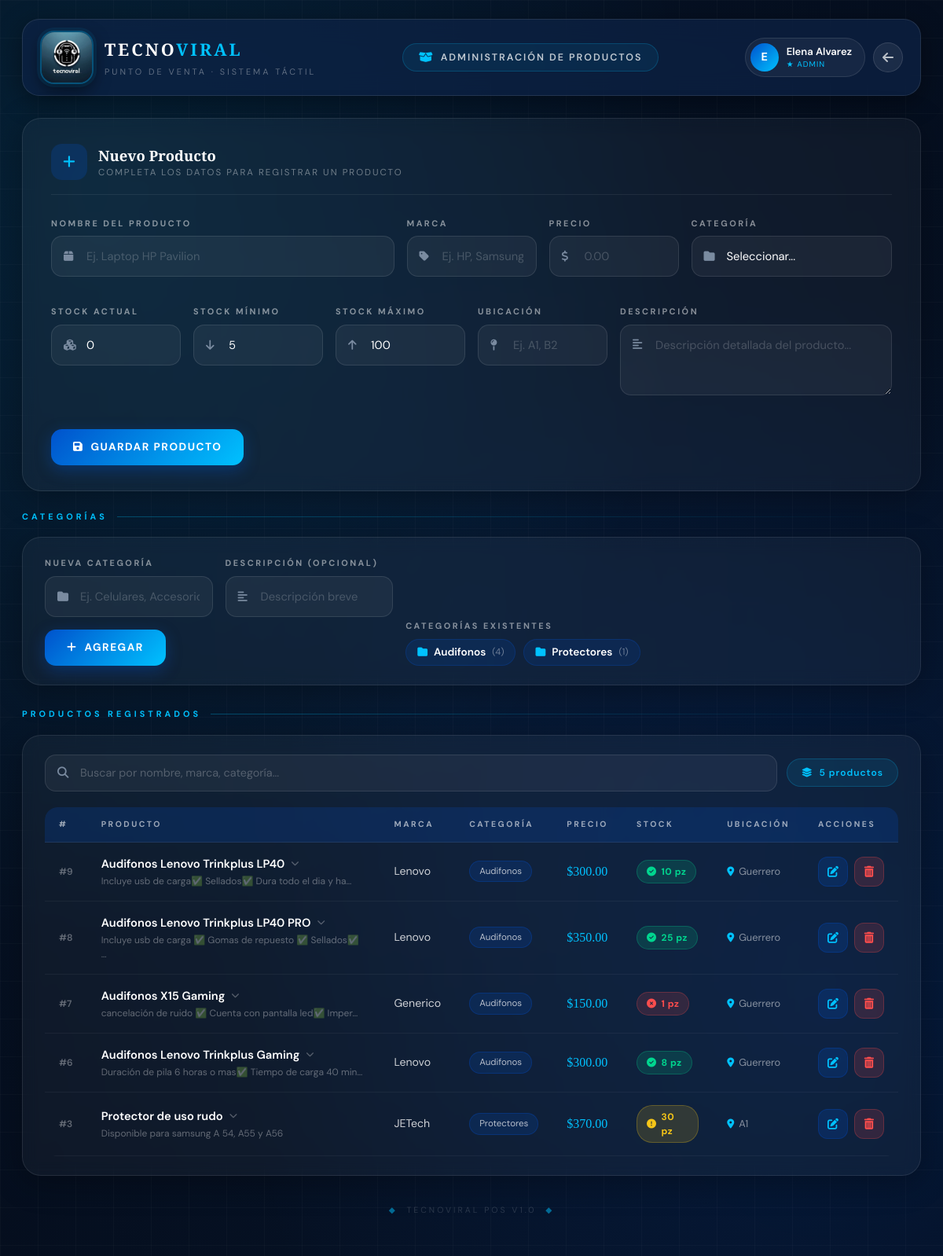
Page /electronica_bd/productos.php (signed in) on the committed database.
### tables this page shows
CREATE TABLE `categorias` (
  `id` int(11) NOT NULL,
  `nombre` varchar(100) NOT NULL,
  `descripcion` text DEFAULT NULL,
  `fecha_creacion` timestamp NOT NULL DEFAULT current_timestamp()
);

CREATE TABLE `productos` (
  `id` int(11) NOT NULL,
  `nombre` varchar(200) NOT NULL,
  `descripcion` text DEFAULT NULL,
  `id_categoria` int(11) DEFAULT NULL,
  `marca` varchar(100) NOT NULL,
  `precio` decimal(10,2) NOT NULL,
  `stock` int(11) NOT NULL DEFAULT 0,
  `stock_minimo` int(11) DEFAULT 5,
  `stock_maximo` int(11) DEFAULT 100,
  `ubicacion` varchar(50) DEFAULT NULL,
  `fecha_registro` timestamp NOT NULL DEFAULT current_timestamp(),
  `activo` tinyint(1) DEFAULT 1
);

### electronica_bd/productos.php (the view, shortened to what this page needs)
<?php
require_once 'conexion.php';
$user_nombre = $_SESSION['user_nombre'];
$user_rol    = $_SESSION['user_rol'];
$query_productos  = "SELECT p.*, c.nombre as categoria_nombre FROM productos p
                     LEFT JOIN categorias c ON p.id_categoria = c.id
                     WHERE p.activo = 1 ORDER BY p.id DESC";
$result_productos = mysqli_query($conn, $query_productos);
$query_categorias  = "SELECT c.*, COUNT(p.id) as total_productos FROM categorias c LEFT JOIN productos p ON c.id = p.id_categoria AND p.activo = 1 GROUP BY c.id ORDER BY c.nombre";
$result_categorias = mysqli_query($conn, $query_categorias);
$producto_editar = null;
?>
<!DOCTYPE html>
<html lang="es">
<head>
    <link href="https://cdn.jsdelivr.net/npm/bootstrap@5.3.2/dist/css/bootstrap.min.css" rel="stylesheet">
    <link href="https://cdnjs.cloudflare.com/ajax/libs/font-awesome/6.5.0/css/all.min.css" rel="stylesheet">
</head>
<body>
<div class="bg-canvas"></div>
<div class="bg-grid"></div>
<div class="page-wrap">
    <div class="topbar anim anim-1">
        <a href="menu_principal.php" class="brand-row" style="text-decoration:none;">
            <div class="logo-wrap">
                <img src="imagenes/logoe.jpeg" alt="TecnoViral" class="logo-img"
                     onerror="this.src='https://placehold.co/68x68/0052cc/fff?text=TV'">
            </div>
            <div>
                <div class="brand-name">TECNO<span>VIRAL</span></div>
                <div class="brand-sub">Punto de Venta · Sistema Táctil</div>
            </div>
        </a>
        <div class="page-pill">
            <i class="fas fa-box-open"></i>
            <span>Administración de Productos</span>
        </div>
        <div class="topbar-right">
            <div class="user-chip">
                <div class="user-avatar"><?php echo strtoupper(substr($user_nombre,0,1)); ?></div>
                <div>
                    <div class="u-name"><?php echo htmlspecialchars($user_nombre); ?></div>
                    <div class="u-role"><?php echo $user_rol == 'administrador' ? '★ Admin' : 'Vendedor'; ?></div>
                </div>
            </div>
            <a href="menu_principal.php" class="btn-back" title="Regresar al menú">
                <i class="fas fa-arrow-left"></i>
            </a>
        </div>
    </div>
    <div class="glass-card anim anim-2">
        <div class="card-header-tv">
            <div class="ch-ico">
                <i class="fas fa-<?php echo $producto_editar ? 'pen-to-square' : 'plus'; ?>"></i>
            </div>
            <div>
                <div class="ch-title"><?php echo $producto_editar ? 'Modificar Producto' : 'Nuevo Producto'; ?></div>
                <div class="ch-sub"><?php echo $producto_editar ? 'Edita los datos del producto seleccionado' : 'Completa los datos para registrar un producto'; ?></div>
            </div>
        </div>
        <form method="POST" action="">
            <div class="row g-3">
                <div class="col-md-5">
                    <label class="field-label">Nombre del Producto</label>
                    <div class="field-wrap">
                        <input type="text" name="nombre" required placeholder="Ej. Laptop HP Pavilion"
                               value="<?php echo $producto_editar ? htmlspecialchars($producto_editar['nombre']) : ''; ?>">
                        <i class="fas fa-box f-ico"></i>
                    </div>
                </div>
                <div class="col-md-2">
                    <label class="field-label">Marca</label>
                    <div class="field-wrap">
                        <input type="text" name="marca" required placeholder="Ej. HP, Samsung"
                               value="<?php echo $producto_editar ? htmlspecialchars($producto_editar['marca']) : ''; ?>">
                        <i class="fas fa-tag f-ico"></i>
                    </div>
                </div>
                <div class="col-md-2">
                    <label class="field-label">Precio</label>
                    <div class="field-wrap">
                        <input type="number" step="0.01" name="precio" required placeholder="0.00"
                               value="<?php echo $producto_editar ? $producto_editar['precio'] : ''; ?>">
                        <i class="fas fa-dollar-sign f-ico"></i>
                    </div>
                </div>
                <div class="col-md-3">
                    <label class="field-label">Categoría</label>
                    <div class="field-wrap">
                        <select name="categoria" required>
                            <option value="">Seleccionar...</option>
                            <?php
                            mysqli_data_seek($result_categorias, 0);
                            ?>
                        </select>
                        <i class="fas fa-folder f-ico"></i>
                    </div>
                </div>
                <div class="col-md-2">
                    <label class="field-label">Stock actual</label>
                    <div class="field-wrap">
                        <input type="number" name="stock" required placeholder="0" min="0"
                               value="<?php echo $producto_editar ? $producto_editar['stock'] : '0'; ?>">
                        <i class="fas fa-cubes f-ico"></i>
                    </div>
                </div>
                <div class="col-md-2">
                    <label class="field-label">Stock mínimo</label>
                    <div class="field-wrap">
                        <input type="number" name="stock_minimo" required placeholder="5" min="0"
                               value="<?php echo $producto_editar ? $producto_editar['stock_minimo'] : '5'; ?>">
                        <i class="fas fa-arrow-down f-ico"></i>
                    </div>
                </div>
                <div class="col-md-2">
                    <label class="field-label">Stock máximo</label>
                    <div class="field-wrap">
                        <input type="number" name="stock_maximo" required placeholder="100" min="0"
                               value="<?php echo $producto_editar ? $producto_editar['stock_maximo'] : '100'; ?>">
                        <i class="fas fa-arrow-up f-ico"></i>
                    </div>
                </div>
                <div class="col-md-2">
                    <label class="field-label">Ubicación</label>
                    <div class="field-wrap">
                        <input type="text" name="ubicacion" placeholder="Ej. A1, B2"
                               value="<?php echo $producto_editar ? htmlspecialchars($producto_editar['ubicacion']) : ''; ?>">
                        <i class="fas fa-map-pin f-ico"></i>
                    </div>
                </div>
                <div class="col-md-4">
                    <label class="field-label">Descripción</label>
                    <div class="field-wrap textarea-wrap">
                        <textarea name="descripcion" placeholder="Descripción detallada del producto..."><?php echo $producto_editar ? htmlspecialchars($producto_editar['descripcion']) : ''; ?></textarea>
                        <i class="fas fa-align-left f-ico"></i>
                    </div>
                </div>
            </div>
            <div class="d-flex gap-3 mt-3 flex-wrap">
                <button type="submit" class="btn-tv btn-save">
                    <i class="fas fa-floppy-disk"></i>
                    <?php echo $producto_editar ? 'Guardar Cambios' : 'Guardar Producto'; ?>
                </button>
            </div>
        </form>
    </div>
    <div class="section-head anim anim-3">
        <div class="s-label">Categorías</div>
        <div class="s-line"></div>
    </div>
    <div class="glass-card anim anim-3" style="padding: 24px 28px; margin-bottom: 28px;">
        <div class="row g-3 align-items-end">
            <div class="col-md-5">
                <form method="POST" action="" class="d-flex gap-3 flex-wrap align-items-end">
                    <div style="flex:1; min-width:200px;">
                        <label class="field-label">Nueva Categoría</label>
                        <div class="field-wrap" style="margin-bottom:0;">
                            <input type="text" name="nombre_cat" required placeholder="Ej. Celulares, Accesorios...">
                            <i class="fas fa-folder f-ico"></i>
                        </div>
                    </div>
                    <div style="flex:1; min-width:200px;">
                        <label class="field-label">Descripción (opcional)</label>
                        <div class="field-wrap" style="margin-bottom:0;">
                            <input type="text" name="descripcion_cat" placeholder="Descripción breve">
                            <i class="fas fa-align-left f-ico"></i>
                        </div>
                    </div>
                    <button type="submit" class="btn-tv btn-save" style="white-space:nowrap;">
                        <i class="fas fa-plus"></i> Agregar
                    </button>
                </form>
            </div>
            <div class="col-md-7">
                <label class="field-label">Categorías existentes</label>
                <div style="display:flex; flex-wrap:wrap; gap:10px; margin-top:4px;">
                    <?php
                    mysqli_data_seek($result_categorias, 0);
                    while ($cat = mysqli_fetch_assoc($result_categorias)):
                    ?>
                    <div style="display:flex; align-items:center; gap:8px;
                                background:rgba(0,82,204,.15); border:1px solid rgba(0,82,204,.25);
                                border-radius:20px; padding:6px 14px;">
                        <i class="fas fa-folder" style="color:var(--accent); font-size:.8rem;"></i>
                        <span style="font-size:.85rem; font-weight:600; color:var(--white);">
                            <?php echo htmlspecialchars($cat['nombre']); ?>
                        </span>
                        <span style="font-size:.72rem; color:rgba(255,255,255,.4);">
                            (<?php echo $cat['total_productos']; ?>)
                        </span>
                    </div>
                    <?php endwhile; ?>
                </div>
            </div>
        </div>
    </div>
    <div class="section-head anim anim-3">
        <div class="s-label">Productos registrados</div>
        <div class="s-line"></div>
    </div>
    <div class="glass-card anim anim-3" style="padding: 24px 28px;">
        <div class="search-bar">
            <div class="search-wrap">
                <i class="fas fa-magnifying-glass"></i>
                <input type="text" class="search-input" id="buscador"
                       placeholder="Buscar por nombre, marca, categoría..." onkeyup="buscarProductos()">
            </div>
            <div class="count-pill">
                <i class="fas fa-layer-group me-1"></i>
                <span id="mostrando">0</span> productos
            </div>
        </div>
        <div class="table-wrap">
            <table class="tv-table" id="tablaProductos">
                <thead>
                    <tr>
                        <th>#</th>
                        <th>Producto</th>
                        <th>Marca</th>
                        <th>Categoría</th>
                        <th>Precio</th>
                        <th>Stock</th>
                        <th>Ubicación</th>
                        <th>Acciones</th>
                    </tr>
                </thead>
                <tbody>
                <?php if (mysqli_num_rows($result_productos) > 0):
                    mysqli_data_seek($result_productos, 0);
                    while ($p = mysqli_fetch_assoc($result_productos)):
                        $sc = 'stock-alto';
                        if ($p['stock'] <= $p['stock_minimo']) $sc = 'stock-bajo';
                        elseif ($p['stock'] <= ($p['stock_minimo'] + max(2, intval($p['stock_minimo'] * 0.5)))) $sc = 'stock-medio';
                        $sc_ico = $sc == 'stock-alto' ? 'circle-check' : ($sc == 'stock-medio' ? 'circle-exclamation' : 'circle-xmark');
                ?>
                    <tr class="prod-row" onclick="toggleDesc(<?php echo $p['id']; ?>)" style="cursor:pointer;">
                        <td data-label="ID">
                            <span style="font-size:.75rem; color:rgba(255,255,255,.35); font-weight:600;">#<?php echo $p['id']; ?></span>
                        </td>
                        <td data-label="Producto">
                            <div class="prod-name" style="display:flex;align-items:center;gap:8px;">
                                <?php echo htmlspecialchars($p['nombre']); ?>
                                <?php if ($p['descripcion']): ?>
                                <i class="fas fa-chevron-down desc-arrow" id="arrow-<?php echo $p['id']; ?>"
                                   style="font-size:.65rem;color:rgba(255,255,255,.3);transition:transform .3s;"></i>
                                <?php endif; ?>
                            </div>
                            <div class="prod-desc"><?php echo mb_substr(htmlspecialchars($p['descripcion']), 0, 55) . (mb_strlen($p['descripcion']) > 55 ? '…' : ''); ?></div>
                        </td>
                        <td data-label="Marca"><?php echo htmlspecialchars($p['marca']); ?></td>
                        <td data-label="Categoría">
                            <span class="cat-pill"><?php echo htmlspecialchars($p['categoria_nombre'] ?? '—'); ?></span>
                        </td>
                        <td data-label="Precio">
                            <span class="price-val">$<?php echo number_format($p['precio'], 2); ?></span>
                        </td>
                        <td data-label="Stock">
                            <span class="stock-badge <?php echo $sc; ?>">
                                <i class="fas fa-<?php echo $sc_ico; ?>"></i>
                                <?php echo $p['stock']; ?> pz
                            </span>
                        </td>
                        <td data-label="Ubicación">
                            <div class="loc-val">
                                <i class="fas fa-location-dot"></i>
                                <?php echo $p['ubicacion'] ?: '—'; ?>
                            </div>
                        </td>
                        <td data-label="Acciones">
                            <div class="action-btns">
                                <a href="?editar=<?php echo $p['id']; ?>" class="btn-act btn-edit" title="Editar">
                                    <i class="fas fa-pen-to-square"></i>
                                </a>
                                <button onclick="confirmarEliminar(<?php echo $p['id']; ?>,'<?php echo htmlspecialchars($p['nombre']); ?>')"
                                        class="btn-act btn-del" title="Eliminar">
                                    <i class="fas fa-trash-can"></i>
                                </button>
                            </div>
                        </td>
                    </tr>
                <?php endwhile; endif; ?>
                </tbody>
            </table>
        </div>
    </div>
    <div class="page-footer">
        <span>◆</span> &nbsp;TecnoViral POS v1.0 &nbsp;<span>◆</span>
    </div>
</div>
</body>
</html>

### rows in the picture
categorias: nombre "Audifonos", total_productos "4"
categorias: nombre "Protectores", total_productos "1"
productos: id "9", nombre "Audifonos Lenovo Trinkplus LP40", descripcion "Incluye usb de carga✅ Sellados✅ Dura todo el dia y ha", marca "Lenovo", id_categoria.nombre "Audifonos", precio "300.00", stock "10", ubicacion "Guerrero"
productos: id "8", nombre "Audifonos Lenovo Trinkplus LP40 PRO", descripcion "Incluye usb de carga ✅ Gomas de repuesto ✅ Sellados✅", marca "Lenovo", id_categoria.nombre "Audifonos", precio "350.00", stock "25", ubicacion "Guerrero"
productos: id "7", nombre "Audifonos X15 Gaming", descripcion "cancelación de ruido ✅ Cuenta con pantalla led✅ Imper", marca "Generico", id_categoria.nombre "Audifonos", precio "150.00", stock_minimo 2 (drawn), stock "1", ubicacion "Guerrero"
productos: id "6", nombre "Audifonos Lenovo Trinkplus Gaming", descripcion "Duración de pila 6 horas o mas✅ Tiempo de carga 40 min", marca "Lenovo", id_categoria.nombre "Audifonos", precio "300.00", stock "8", ubicacion "Guerrero"
productos: id "3", nombre "Protector de uso rudo", descripcion "Disponible para samsung A 54, A55 y A56", marca "JETech", id_categoria.nombre "Protectores", precio "370.00", stock_minimo 20 (drawn), stock "30", ubicacion "A1"

### other values in the picture
substr($user_nombre,0,1) "E"
$user_nombre "Elena Alvarez"
